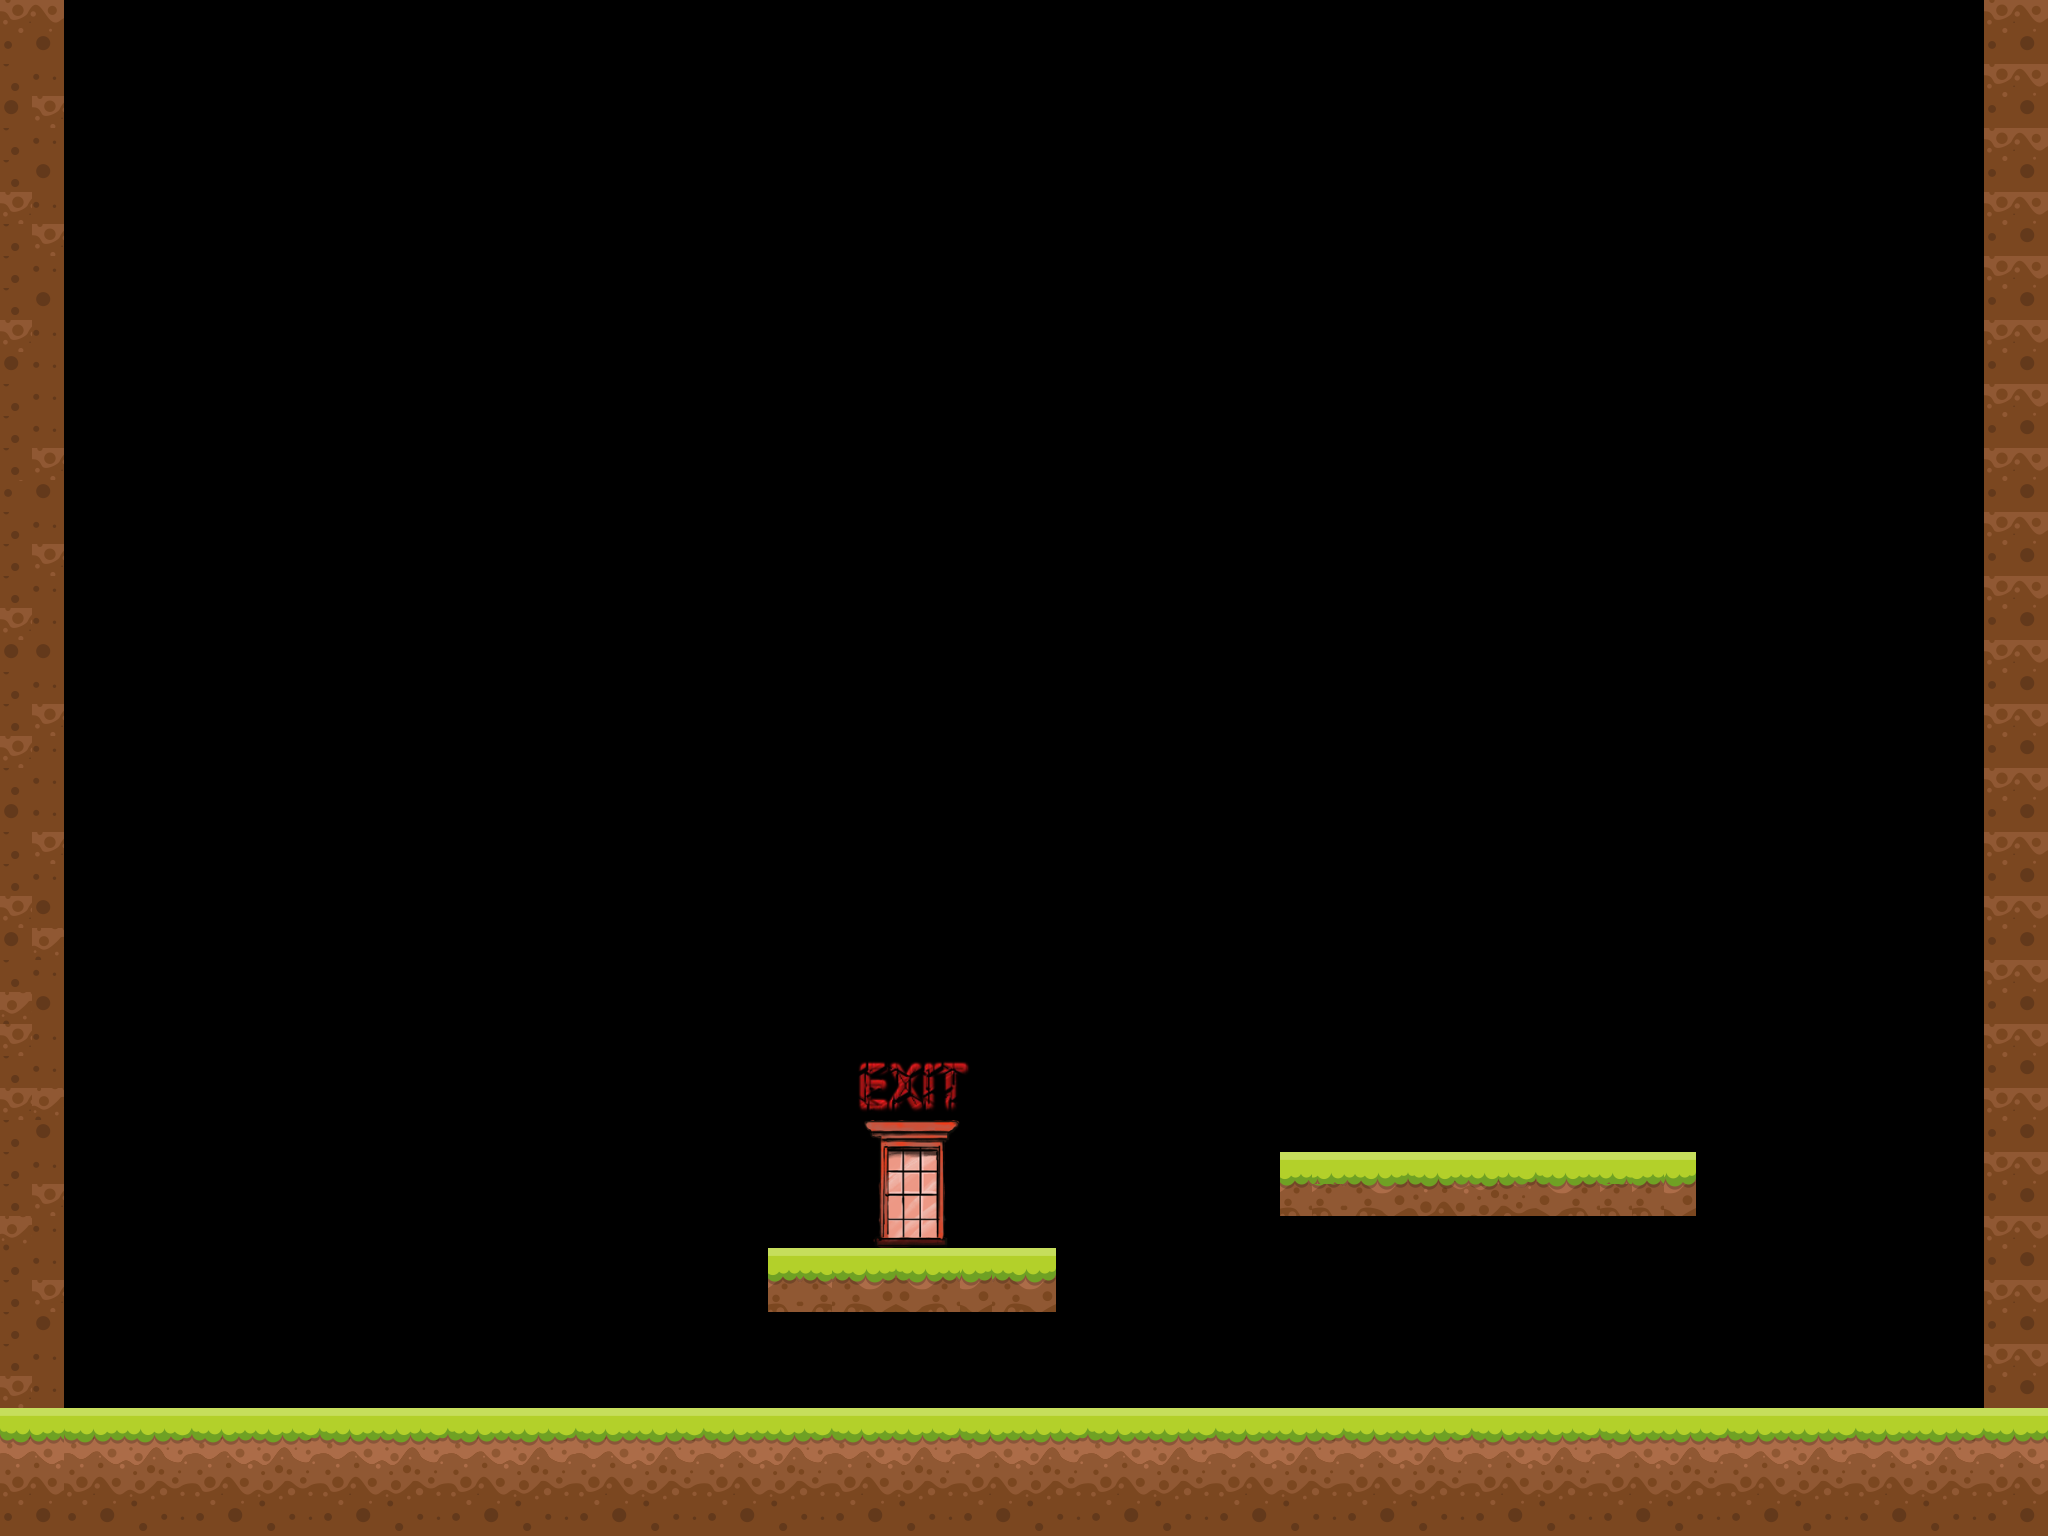

Below is a game level as drawn by its tile map, then a one-line description and the .tmx that defines it (tile-layer data replaced by summaries):
An orthogonal 64x48 tile map with 32x32 px tiles, 3 tile layers (null, Tile Layer 1, foreground), 13 tilesets and 10 objects.

<map version="1.0" facingRight="orthogonal" renderorder="left-up" width="64" height="48" tilewidth="32" tileheight="32" nextobjectid="91">
 <tileset firstgid="1" name="terrain" tilewidth="32" tileheight="32" tilecount="16" columns="4">
  <image source="../Tiles/2.png" width="128" height="128" />
 </tileset>
 <tileset firstgid="17" name="terrain2" tilewidth="32" tileheight="32" tilecount="8" columns="4">
  <image source="../Tiles/13.png" width="128" height="93" />
 </tileset>
 <tileset firstgid="25" name="terrain3" tilewidth="32" tileheight="32" tilecount="8" columns="4">
  <image source="../Tiles/14.png" width="128" height="93" />
 </tileset>
 <tileset firstgid="33" name="terrain4" tilewidth="32" tileheight="32" tilecount="8" columns="4">
  <image source="../Tiles/15.png" width="128" height="93" />
 </tileset>
 <tileset firstgid="41" name="coins" tilewidth="64" tileheight="64" tilecount="64" columns="8">
  <image source="../../sprites/coinsheet.png" width="512" height="512" />
 </tileset>
 <tileset firstgid="105" name="exit" tilewidth="62" tileheight="64" tilecount="1" columns="1">
  <image source="../Object/Sign_2.png" width="62" height="64" />
 </tileset>
 <tileset firstgid="106" name="street-light" tilewidth="32" tileheight="32" tilecount="8" columns="2">
  <image source="../Object/street-light.png" width="64" height="128" />
 </tileset>
 <tileset firstgid="114" name="water" tilewidth="32" tileheight="32" tilecount="12" columns="4">
  <image source="../Tiles/17.png" width="128" height="99" />
 </tileset>
 <tileset firstgid="126" name="saw" tilewidth="96" tileheight="96" tilecount="1" columns="1">
  <image source="../Object/saw.png" width="96" height="96" />
 </tileset>
 <tileset firstgid="127" name="life item" tilewidth="40" tileheight="39" tilecount="1" columns="1">
  <image source="../Object/life.png" width="40" height="39" />
 </tileset>
 <tileset firstgid="128" name="rocks" tilewidth="90" tileheight="54" tilecount="1" columns="1">
  <image source="../Object/Stone.png" width="90" height="54" />
 </tileset>
 <tileset firstgid="129" name="window exit" tilewidth="32" tileheight="32" tilecount="12" columns="3">
  <image source="../Building 1/Window.png" width="96" height="128" />
 </tileset>
 <tileset firstgid="141" name="exit sign" tilewidth="32" tileheight="32" tilecount="20" columns="5">
  <image source="../exit-sign.png" width="160" height="128" />
 </tileset>
 <imagelayer name="Background Image" offsetx="0" offsety="-320">
  <image source="../Sky/Sky 1 v2.jpg" width="6051" height="2371" />
 </imagelayer>
 <objectgroup name="saw" />
 <layer name="null" width="64" height="48">
  <data>[3072 cells, 0 non-empty, 0 distinct tile ids]</data>
 </layer>
 <layer name="Tile Layer 1" width="64" height="48">
  <data>[3072 cells, 498 non-empty, 56 distinct tile ids]</data>
 </layer>
 <objectgroup name="collision">
  <object id="86" x="0" y="0" width="64" height="1536" />
  <object id="87" x="0" y="1408" width="2048" height="128" />
  <object id="88" x="1984" y="0" width="64" height="1536" />
  <object id="89" x="1280" y="1152" width="416" height="64" />
  <object id="90" x="768" y="1248" width="288" height="64" />
 </objectgroup>
 <objectgroup name="coins">
  <object id="82" gid="73" x="1312" y="1152" width="64" height="64" />
  <object id="83" gid="73" x="1408" y="1152" width="64" height="64" />
  <object id="84" gid="73" x="1504" y="1152" width="64" height="64" />
  <object id="85" gid="73" x="1600" y="1152" width="64" height="64" />
 </objectgroup>
 <objectgroup name="exit">
  <object id="81" x="896" y="1152" width="32" height="96" />
 </objectgroup>
 <objectgroup name="life item" />
 <objectgroup name="key" />
 <layer name="foreground" width="64" height="48">
  <data>[3072 cells, 0 non-empty, 0 distinct tile ids]</data>
 </layer>
 <objectgroup name="falling platform" />
</map>
